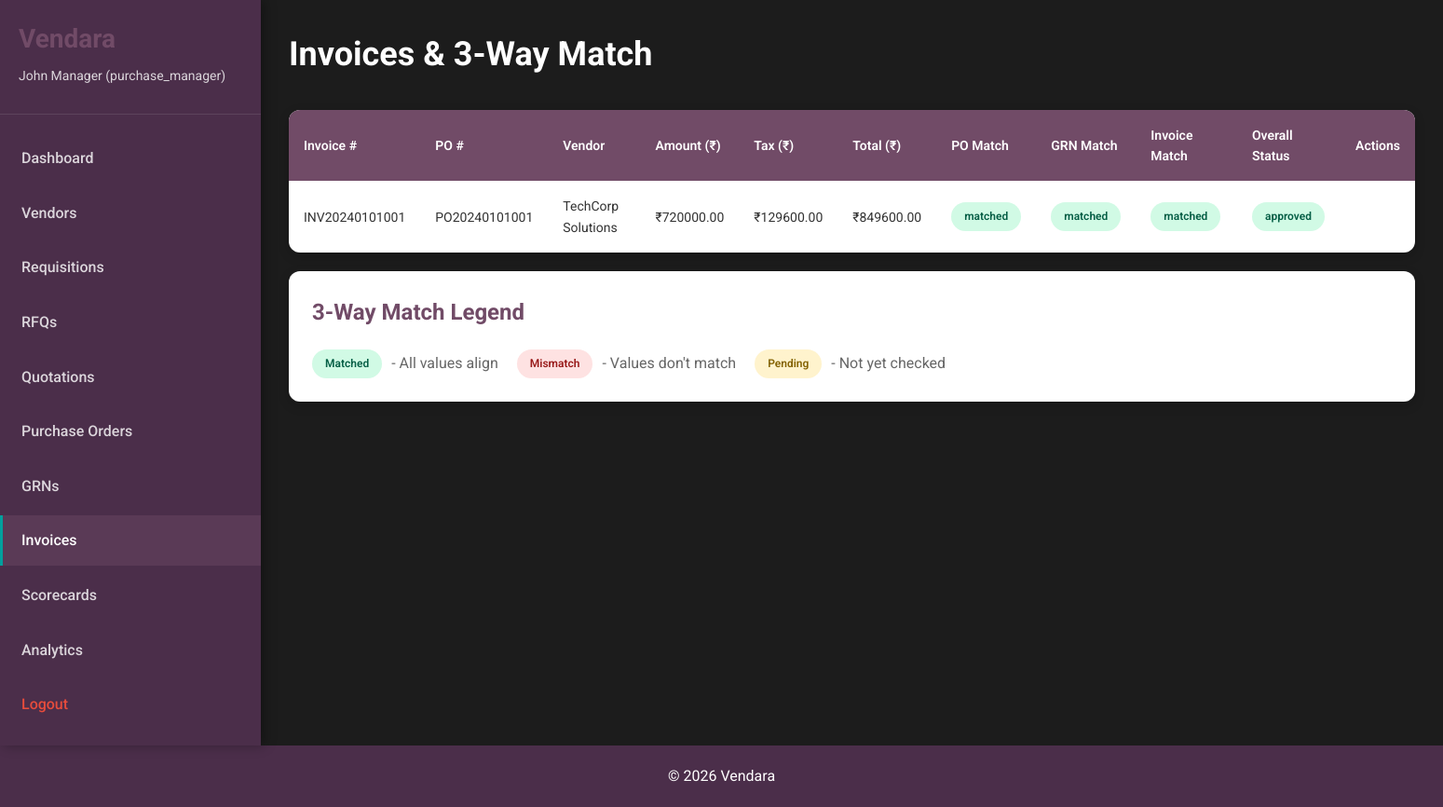
The page /invoices (signed in) on the database its author committed.
### app.py (models this page shows)
class Invoice(db.Model):
    __tablename__ = 'invoices'
    id = db.Column(db.Integer, primary_key=True)
    invoice_number = db.Column(db.String(50), unique=True, nullable=False)
    po_id = db.Column(db.Integer, db.ForeignKey('purchase_orders.id'), nullable=False)
    grn_id = db.Column(db.Integer, db.ForeignKey('grns.id'))
    vendor_id = db.Column(db.Integer, db.ForeignKey('vendors.id'), nullable=False)
    amount = db.Column(db.Float, nullable=False)
    tax = db.Column(db.Float, nullable=False)
    total_amount = db.Column(db.Float, nullable=False)
    po_match = db.Column(db.String(20), default='pending')
    grn_match = db.Column(db.String(20), default='pending')
    invoice_match = db.Column(db.String(20), default='pending')
    overall_status = db.Column(db.String(20), default='pending')
    uploaded_by = db.Column(db.Integer, db.ForeignKey('users.id'))
    uploaded_at = db.Column(db.DateTime)
    processed_by = db.Column(db.Integer, db.ForeignKey('users.id'))
    processed_at = db.Column(db.DateTime)
    remarks = db.Column(db.Text)
    po = db.relationship('PurchaseOrder', backref='invoices')
    grn = db.relationship('GRN', backref='invoices')
    vendor = db.relationship('Vendor', backref='invoices')
    uploader = db.relationship('User', foreign_keys=[uploaded_by], backref='uploaded_invoices')
    processor = db.relationship('User', foreign_keys=[processed_by], backref='processed_invoices')

class PurchaseOrder(db.Model):
    __tablename__ = 'purchase_orders'
    id = db.Column(db.Integer, primary_key=True)
    po_number = db.Column(db.String(50), unique=True, nullable=False)
    quotation_id = db.Column(db.Integer, db.ForeignKey('quotations.id'), nullable=False)
    vendor_id = db.Column(db.Integer, db.ForeignKey('vendors.id'), nullable=False)
    item_name = db.Column(db.String(200), nullable=False)
    quantity = db.Column(db.Integer, nullable=False)
    unit = db.Column(db.String(20), nullable=False)
    unit_price = db.Column(db.Float, nullable=False)
    total_amount = db.Column(db.Float, nullable=False)
    gst_amount = db.Column(db.Float, nullable=False)
    grand_total = db.Column(db.Float, nullable=False)
    delivery_date = db.Column(db.Date, nullable=False)
    payment_terms = db.Column(db.Text)
    status = db.Column(db.String(20), default='pending')
    created_by = db.Column(db.Integer, db.ForeignKey('users.id'), nullable=False)
    created_at = db.Column(db.DateTime, default=datetime.utcnow)
    quotation = db.relationship('Quotation', backref='purchase_orders')
    vendor = db.relationship('Vendor', backref='purchase_orders')
    creator = db.relationship('User', backref='created_pos')

class Vendor(db.Model):
    __tablename__ = 'vendors'
    id = db.Column(db.Integer, primary_key=True)
    vendor_id = db.Column(db.String(50), unique=True, nullable=False)
    company_name = db.Column(db.String(200), nullable=False)
    gst_number = db.Column(db.String(20), nullable=False)
    category = db.Column(db.String(100), nullable=False)
    contact_person = db.Column(db.String(100), nullable=False)
    email = db.Column(db.String(100), nullable=False)
    phone = db.Column(db.String(20), nullable=False)
    address = db.Column(db.Text)
    bank_name = db.Column(db.String(100))
    bank_account = db.Column(db.String(50))
    ifsc_code = db.Column(db.String(20))
    documents = db.Column(db.Text)
    status = db.Column(db.String(20), default='pending')
    approved_by = db.Column(db.Integer, db.ForeignKey('users.id'))
    approved_at = db.Column(db.DateTime)
    created_at = db.Column(db.DateTime, default=datetime.utcnow)
    approver = db.relationship('User', backref='approved_vendors')

### app.py (the view)
@app.route('/invoices')
@login_required
def invoices():
    role = session.get('user_role')
    if role == 'vendor':
        invoices = Invoice.query.filter_by(vendor_id=session.get('vendor_id')).order_by(Invoice.uploaded_at.desc()).all()
    elif role == 'finance':
        invoices = Invoice.query.order_by(Invoice.uploaded_at.desc()).all()
    else:
        invoices = Invoice.query.order_by(Invoice.uploaded_at.desc()).all()
    return render_template('invoices.html', invoices=invoices, role=role)

### app.py (called while the page is built)
def is_logged_in():
    return 'user_id' in session

def login_required(f):
    from functools import wraps
    @wraps(f)
    def decorated_function(*args, **kwargs):
        if not is_logged_in():
            flash('Please login to access this page.', 'warning')
            return redirect(url_for('login'))
        return f(*args, **kwargs)
    return decorated_function

### templates/invoices.html (shortened to what this page needs)
{% extends "base.html" %}
{% block content %}
<div class="dashboard-container">
    <aside class="sidebar">
        <div class="sidebar-header">
            <h2>Vendara</h2>
            <p>{{ session.user_name }} ({{ session.user_role }})</p>
        </div>
        <nav class="sidebar-nav">
            <ul>
                <li>
                    <a href="{{ url_for('dashboard') }}">Dashboard</a>
                </li>
                <li>
                    <a href="{{ url_for('vendors') }}">Vendors</a>
                </li>
                <li>
                    <a href="{{ url_for('requisitions') }}">Requisitions</a>
                </li>
                <li>
                    <a href="{{ url_for('rfqs') }}">RFQs</a>
                </li>
                <li>
                    <a href="{{ url_for('quotations') }}">Quotations</a>
                </li>
                <li>
                    <a href="{{ url_for('purchase_orders') }}">Purchase Orders</a>
                </li>
                <li>
                    <a href="{{ url_for('grns') }}">GRNs</a>
                </li>
                <li class="active">
                    <a href="{{ url_for('invoices') }}">Invoices</a>
                </li>
                <li>
                    <a href="{{ url_for('scorecards') }}">Scorecards</a>
                </li>
                <li>
                    <a href="{{ url_for('analytics') }}">Analytics</a>
                </li>
                <li>
                    <a href="{{ url_for('logout') }}" class="logout">Logout</a>
                </li>
            </ul>
        </nav>
    </aside>
    <main class="main-content">
        <div class="content-header">
            <h1>Invoices & 3-Way Match</h1>
        </div>
        <div class="table-container">
            <table class="table">
                <thead>
                    <tr>
                        <th>Invoice #</th>
                        <th>PO #</th>
                        <th>Vendor</th>
                        <th>Amount (₹)</th>
                        <th>Tax (₹)</th>
                        <th>Total (₹)</th>
                        <th>PO Match</th>
                        <th>GRN Match</th>
                        <th>Invoice Match</th>
                        <th>Overall Status</th>
                        <th>Actions</th>
                    </tr>
                </thead>
                <tbody>
                    {% if invoices %}
                        {% for invoice in invoices %}
                        <tr>
                            <td>{{ invoice.invoice_number }}</td>
                            <td>{{ invoice.po.po_number }}</td>
                            <td>{{ invoice.vendor.company_name }}</td>
                            <td>₹{{ "%.2f"|format(invoice.amount) }}</td>
                            <td>₹{{ "%.2f"|format(invoice.tax) }}</td>
                            <td>₹{{ "%.2f"|format(invoice.total_amount) }}</td>
                            <td>
                                <span class="status status-{{ invoice.po_match }}">{{ invoice.po_match }}</span>
                            </td>
                            <td>
                                <span class="status status-{{ invoice.grn_match }}">{{ invoice.grn_match }}</span>
                            </td>
                            <td>
                                <span class="status status-{{ invoice.invoice_match }}">{{ invoice.invoice_match }}</span>
                            </td>
                            <td>
                                <span class="status status-{{ invoice.overall_status }}">{{ invoice.overall_status }}</span>
                            </td>
                            <td>
                            </td>
                        </tr>
                        {% endfor %}
                    {% else %}
                        <tr>
                            <td colspan="11" class="no-data">No invoices found</td>
                        </tr>
                    {% endif %}
                </tbody>
            </table>
        </div>
        <div class="recent-activities" style="margin-top: 20px;">
            <h2>3-Way Match Legend</h2>
            <div style="display: flex; gap: 20px; flex-wrap: wrap;">
                <div style="display: flex; align-items: center; gap: 10px;">
                    <span class="status status-matched">Matched</span>
                    <span style="color: #666;">- All values align</span>
                </div>
                <div style="display: flex; align-items: center; gap: 10px;">
                    <span class="status status-mismatch">Mismatch</span>
                    <span style="color: #666;">- Values don't match</span>
                </div>
                <div style="display: flex; align-items: center; gap: 10px;">
                    <span class="status status-pending">Pending</span>
                    <span style="color: #666;">- Not yet checked</span>
                </div>
            </div>
        </div>
    </main>
</div>
{% endblock %}

### static/style.css (style rules this page uses)
* { margin: 0; padding: 0; box-sizing: border-box; }
body { font-family: 'Roboto', 'Segoe UI', Tahoma, Geneva, Verdana, sans-serif; background-color: #1C1C1C; color: #FFFFFF; line-height: 1.6; }
.dashboard-container { display: flex; min-height: 100vh; }
.sidebar { width: 280px; background: #4B2E4A; color: white; padding: 20px 0; position: fixed; height: 100vh; overflow-y: auto; box-shadow: 4px 0 12px rgba(0,0,0,0.3); }
.sidebar-header { padding: 0 20px 30px; border-bottom: 1px solid rgba(255,255,255,0.1); }
.sidebar-header h2 { font-size: 28px; margin-bottom: 5px; font-weight: 700; color: #714B67; }
.sidebar-header p { font-size: 14px; opacity: 0.8; }
.sidebar-nav ul { list-style: none; padding: 20px 0; }
.sidebar-nav ul li { margin-bottom: 5px; }
.sidebar-nav ul li a { display: block; padding: 14px 20px; color: rgba(255,255,255,0.8); text-decoration: none; transition: all 0.3s; border-left: 3px solid transparent; font-weight: 500; }
.sidebar-nav ul li.active a { background: rgba(113, 75, 103, 0.4); color: white; border-left-color: #00A09D; }
.sidebar-nav ul li a.logout { color: #E74C3C; }
.main-content { flex: 1; margin-left: 280px; padding: 30px; background: #1C1C1C; }
.content-header { display: flex; justify-content: space-between; align-items: center; margin-bottom: 30px; }
.content-header h1 { color: #FFFFFF; font-size: 36px; font-weight: 700; }
.recent-activities { background: #FFFFFF; padding: 25px; border-radius: 12px; box-shadow: 0 4px 12px rgba(0,0,0,0.2); }
.recent-activities h2 { color: #714B67; margin-bottom: 20px; font-size: 24px; }
.table-container { background: #FFFFFF; border-radius: 12px; box-shadow: 0 4px 12px rgba(0,0,0,0.2); overflow-x: auto; }
.table { width: 100%; border-collapse: collapse; }
.table thead { background: #714B67; color: white; }
.table thead th { padding: 16px; text-align: left; font-weight: 600; font-size: 14px; }
.table tbody tr { border-bottom: 1px solid #E0E0E0; }
.table tbody td { padding: 16px; font-size: 14px; color: #333; }
.table tbody tr:last-child { border-bottom: none; }
.status { display: inline-block; padding: 6px 14px; border-radius: 20px; font-size: 12px; font-weight: 600; }
.status-pending { background-color: #FFF3CD; color: #856404; }
.status-approved { background-color: #D1FAE5; color: #065F46; }
.status-matched { background-color: #D1FAE5; color: #065F46; }
.status-mismatch { background-color: #FEE2E2; color: #991B1B; }

### rows shown on the page
Invoice: invoice_number "INV20240101001", po.po_number "PO20240101001", vendor.company_name "TechCorp Solutions", amount "720000.00", tax "129600.00", total_amount "849600.00", po_match "matched", grn_match "matched", invoice_match "matched", overall_status "approved"

### other values the page prints
{{ session.user_name }} "John Manager"
{{ session.user_role }} "purchase_manager"
